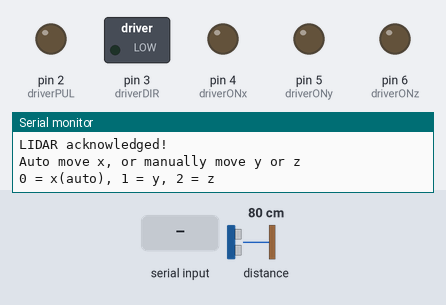
Bench run of a sketch on a simulated Arduino Uno, built with avr-gcc and run on an emulated ATmega328P. On the bench: switched loads named in the sketch (green lamp = pin HIGH), output pins drawn as LEDs (lit = HIGH), the last lines printed to the serial monitor. Wiring (inferred from the names in the program): LIDAR-Lite range finder at I2C address 0x62. The inputs (shaded band) are chosen by the test bench; at power-on: distance to the obstacle 80 cm.

Above: at 1.2 s.
1.3 s: "0\n" received over Serial
At 1.8 s:
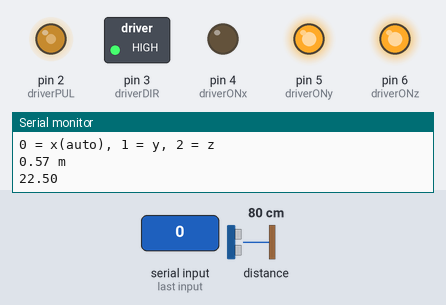
Timing chart, 0 to 4.3 s (numbered marks = the images above; inputs shaded):
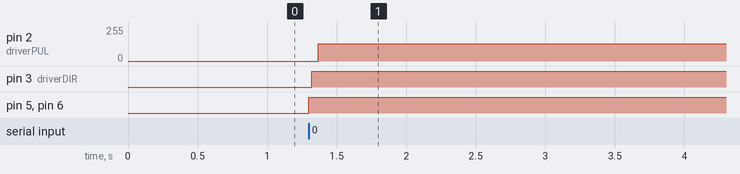

Measured:
- after the input at 1.3 s, pin 2 (driverPUL): 0/255 → 129/255 after 0.07 s; pin 3 (driverDIR), pin 5 (driverONy), pin 6 (driverONz): LOW → HIGH at once

The sketch:

GetDistance.ino
```cpp
#include "LIDARLite_v4LED.h"

LIDARLite_v4LED myLIDAR; //Click here to get the library: http://librarymanager/All#SparkFun_LIDARLitev4 by SparkFun

// Arduino prototyping stepper motor
// Last edited 2/9/2024 by Kyle Chong

// Define pins

#include <avr/io.h>
#include <avr/interrupt.h>

/*int driverPUL = 7;    // PUL- pin
int driverDIR = 6;    // DIR- pin
int driverON = 10;     // Turns driver on/off
int spd = A0;       // Potentiometer
int Value = 0;*/

int driverPUL = 2;
int driverDIR = 3;
int driverONx = 4;
int driverONy = 5;
int driverONz = 6;

float frequency;
int direction;
int motor;

// Variables

int pd = 500;       // Pulse Delay period
float spd = 0;

void setup() {
  Serial.begin(115200);
  Serial.println("Connection test");
  Wire.begin(); //Join I2C bus

  //check if LIDAR will acknowledge over I2C
  if (myLIDAR.begin() == false) {
    Serial.println("Device did not acknowledge! Freezing.");
    while(1);
  }
  Serial.println("LIDAR acknowledged!");

  pinMode (driverPUL, OUTPUT);
  pinMode (driverDIR, OUTPUT);
  pinMode (driverONx, OUTPUT);
  pinMode (driverONy, OUTPUT);
  pinMode (driverONz, OUTPUT);

}

void loop() {


    Serial.println("Auto move x, or manually move y or z");
    Serial.println("0 = x(auto), 1 = y, 2 = z");

    while (Serial.available() != 0) {
      Serial.read();
    }
    while (Serial.available() == 0) {
    }

    motor = Serial.parseInt();

    switch(motor) {

      case 0:
      digitalWrite(driverONx, LOW);
      digitalWrite(driverONy, HIGH);
      digitalWrite(driverONz, HIGH);
      automove();
      //manualmove();
      break;

      case 1:

      digitalWrite(driverONx, HIGH);
      digitalWrite(driverONy, LOW);
      digitalWrite(driverONz, HIGH);
      manualmove();
      break;

      case 2:

      digitalWrite(driverONx, HIGH);
      digitalWrite(driverONy, HIGH);
      digitalWrite(driverONz, LOW);
      manualmove();
      break;

    }
}

void automove() {

  float distance = getDistance(distance)*39.37;

  digitalWrite(driverDIR, HIGH);
  Serial.println(distance);


  for (int i=0; i <distance*1000; i++){
  digitalWrite(driverPUL, HIGH);
  delay(1);
  digitalWrite(driverPUL,LOW);
  delay(1);
  }


  // Assuming getDistance() returns the distance
 // while (distance >= 0.1) {
    // Measure distance and store the result
    //delay(300);
   // distance = getDistance(distance);
   // digitalWrite(driverPUL, HIGH);
   // delay(1);
  //  digitalWrite(driverPUL,LOW);
  //  delay(1);
 // }
  //analogWrite(driverPUL, 0);
}


void manualmove() {

    Serial.println("Enter Frequency");

    while (Serial.available() != 0) {
      Serial.read();
    }

    while (Serial.available() == 0) {
    }
    frequency = Serial.parseInt();

    Serial.println("Enter Direction");

    while (Serial.available() != 0) {
      Serial.read();
    }

    while (Serial.available() == 0) {
    }
    direction = Serial.parseInt();

    if (direction)
      digitalWrite(driverDIR,HIGH);

    else if (!direction)
      digitalWrite(driverDIR,LOW);

    spd = (1/frequency)*1000;

    for (int i = 0; i <1000; i++){
    digitalWrite(driverPUL, HIGH);
    delay(spd);
    digitalWrite(driverPUL,LOW);
    delay(spd);
}
  Serial.println(spd);
}

/* void testmove(bool k) {

  if (k== true) {
    for(int i = 0; i < 10; i++){
    digitalWrite(driverPUL, HIGH);
    delay(1);
    digitalWrite(driverPUL,LOW);
    delay(1);
      digitalWrite(driverPUL, HIGH);
    delay(1);
    digitalWrite(driverPUL,LOW);
    delay(1);
      digitalWrite(driverPUL, HIGH);
    delay(1);
    digitalWrite(driverPUL,LOW);
    delay(1);
    }
  }

  else
    digitalWrite(driverPUL, HIGH);
}
*/

float getDistance(float distance) {
  float newDistance(distance);

  //getDistance() returns the distance reading in cm
  newDistance = myLIDAR.getDistance();
  newDistance = newDistance/140;

  //Print to Serial port
  Serial.print(newDistance);
  Serial.println(" m");
  delay(20);  //Don't hammer too hard on the I2C bus
  return(newDistance);
}
```

LIDARLite_v4LED.h
```cpp
// (licence header left out)
#ifndef LIDARLite_v4LED_h
#define LIDARLite_v4LED_h

#define LIDARLITE_ADDR_DEFAULT 0x62

#include <Wire.h>
#include <Arduino.h>
#include <stdint.h>

class LIDARLite_v4LED
{
private:
  TwoWire *_i2cPort;      //generic connection to user's chosen I2C I2C port
  uint8_t _deviceAddress; //I2C address of the button/switch

  //Register map
  enum
  {
    ACQ_COMMANDS = 0x00,
    STATUS = 0x01,
    ACQUISITION_COUNT = 0x05,
    FULL_DELAY_LOW = 0x10,
    FULL_DELAY_HIGH = 0x11,
    UNIT_ID_0 = 0x16,
    UNIT_ID_1 = 0x17,
    UNIT_ID_2 = 0x18,
    UNIT_ID_3 = 0x19,
    I2C_SEC_ADDR = 0x1A,
    I2C_CONFIG = 0x1B,
    DETECTION_SENSITIVITY = 0x1C,
    LIB_VERSION = 0x30,
    CORR_DATA = 0x52,
    CP_VER_LO = 0x72,
    CP_VER_HI = 0x73,
    BOARD_TEMPERATURE = 0xE0,
    HARDWARE_VERSION = 0xE1,
    POWER_MODE = 0xE2,
    MEASUREMENT_INTERVAL = 0xE3,
    FACTORY_RESET = 0xE4,
    QUICK_TERMINATION = 0xE5,
    START_BOOTLOADER = 0xE6,
    ENABLE_FLASH_STORAGE = 0xEA,
    HIGH_ACCURACY_MODE = 0xEB,
    SOC_TEMPERATURE = 0xEC,
    ENABLE_ANT_RADIO = 0xF0,
  };

public:
  //Device status
  bool begin(uint8_t address = LIDARLITE_ADDR_DEFAULT, TwoWire &wirePort = Wire); //Sets device I2C address to a user-specified address, over whatever port the user specifies.
  bool isConnected();                                                             //Returns true if the button/switch will acknowledge over I2C, and false otherwise

  //LIDAR configure
  void configure(uint8_t configuration = 0);                                 //Configure LIDAR to one of several measurement configurations
  bool setI2Caddr(uint8_t newAddress, bool disableDefaultI2CAddress = true); //Configures the connected device to attach to the I2C bus using the specified address
  bool useDefaultAddress();
  bool useNewAddressOnly();
  bool useBothAddresses();
  void enableFlash(bool enable); //Toggle between RAM and FLASH/NVM storage

  //Get distance measurement helper functions
  void takeRange();        //Initiate a distance measurement by writing to register 0x00
  void waitForBusy();      //Blocking function to wait until the LIDAR Lite's internal busy flag goes low
  uint8_t getBusyFlag();   //Read BUSY flag from device registers. Function will return 0x00 if not busy
  uint16_t readDistance(); //Read and return the result of the most recent distance measurement in centimeters

  //Get distance measurement function
  uint16_t getDistance(); //Asks for, waits, and returns new measurement reading in centimeters

  //Gpio functions
  void takeRangeGpio(uint8_t triggerPin, uint8_t monitorPin); //Initiate a distance measurement by toggling the trigger pin
  void waitForBusyGpio(uint8_t monitorPin);                   //Blocking function to wait until the LIDAR Lite's internal busy flag goes low
  uint8_t getBusyFlagGpio(uint8_t monitorPin);                //Check BUSY status via Monitor pin. Function will return 0x00 if not busy

  // Extra functions if the user needs them
  // Only use these functions if you have read the datasheet an know what you're doing
  uint8_t getBoardTemp(); // Reads the BOARD_TEMPERATURE register and returns the two's complement value in celcius
  uint8_t getSOCTemp();   // Reads the SOC_TEMPERATURE register and returns the two's complement value in celcius
  bool setPowerModeAlwaysOn();  // Writes 0xFF to POWER_MODE register. The coprocessor is never turned off, allowing for the fastest measurement possible. This is the default
  bool setPowerModeAsync(); // Writes 0x00 to POWER_MODE register. The coprocessor is always off unless a distance measurement is requested or register access is required
  bool enableHighAccuracyMode(bool enable); // By default, LIDAR operates in high accuracy mode. Disable high accuracy mode if you wish to operate in asynchronous mode.
  bool factoryReset();    // Resets the NVM/Flash storage information back to default settings and executes a SoftDevice reset

  //Internal I2C abstraction
  bool write(uint8_t regAddr, uint8_t *dataBytes, uint8_t numBytes); //Perform I2C write to the device. Can specify the number of bytes to be written
  void read(uint8_t regAddr, uint8_t *dataBytes, uint8_t numBytes);  //Perform I2C read from device. Can specify the number of bytes to be read

  void correlationRecordRead(int16_t *correlationArray, uint8_t numberOfReadings = 192);
};

#endif
```

Source omitted: LIDARLite_v4LED.cpp (19560 bytes)
